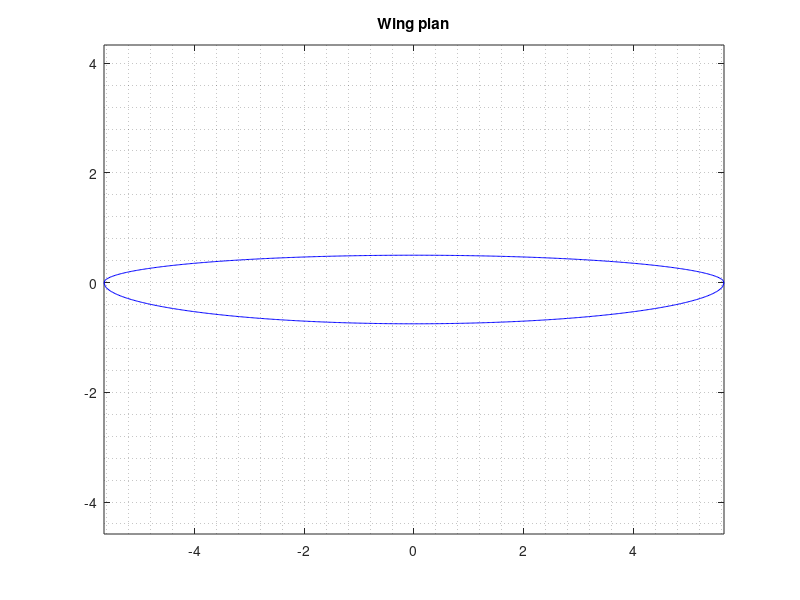

MATLAB code to generate this figure: (Note: this script raises an error after producing the figure.)
clc
clear all
close all

%% general settings

%plots parameters
N_plot=500;
Rett_calc=false;
Ellisse_calc=true;

if Rett_calc
    %% ALA RETTANGOLARE Cessna 172 SETTINGS
    %general settings
    geom_plots=false;
    distribution_plots=true;
    alfa_plots=false;
  
    
    %field parameters
    Rett.field.Uinf=51; % [m/s]
    Rett.field.rho=1.225; % [kg/m^2]
    
    % Wing parameters
    Rett.wing.b=20; %apertura alare [m]
    
    
    
    Rett.wing.cl_a = 6; %cl derivato alpha del profilo alare (penso debba dipendere da z pure lui ma ok) [1/rad]
    Rett.wing.alfa_g = @(z) deg2rad(0);
    Rett.wing.alfa_0 = @(z) deg2rad(-1);
    
    %corda in funzione dell'apertura [m]
    % M=2; %corda massima
    % par_wing.c = @(z) (-M*4/par_wing.b^2)*z.^2 + M ;  %ALA PARABOLICA
    
    Rett.wing.c =@(z)  2.6667; %ALA RETTANGOLARE, corda di 1.47 per il Cessna
    
    Rett.wing.S=Rett.wing.b*Rett.wing.c(1); %sup alare [m^2] %16.2 Cessna 172, [modifica il Cl ma non la portanza]
    Rett.wing.AR=Rett.wing.b^2/Rett.wing.S;
    %% Singola configurazione di volo CESSNA 172
    [Rett.Cl, Rett.L_cl, Rett.L_circ, Rett.Gamma, Rett.Cdi] = single_attitude(Rett.wing,Rett.field,N_plot,distribution_plots);
    
    %% calcolo dei plot rispetto ad alfa (CESSNA 172)
    
    [Rett.Cl_alfa , Rett.L_cl_alfa , Rett.L_circ_alfa , Rett.alfa_v] = alpha_plots(Rett.wing,Rett.field,-5,12);
    
    if alfa_plots
        figure()
        plot(Rett.alfa_v,Rett.Cl_alfa)
        title('Cl con alfa')
        grid('minor')
        
        figure()
        hold on
        plot(Rett.alfa_v,Rett.L_cl_alfa)
        plot(Rett.alfa_v,Rett.L_circ_alfa)
        legend('L_{cl}','L_{circ}')
        
        grid('minor')
        title('Confronto portanze con alfa')
    end

end

if Ellisse_calc

    %% ALA ELLITTICA  SETTINGS
    %general settings
    geom_plots=true;
    distribution_plots=true;
    alfa_plots=false;
    
    
    %field parameters
    Ellisse.field.Uinf=51; % [m/s]
    Ellisse.field.rho=1.225; % [kg/m^2]
    
    
    % Wing parameters
    Ellisse.wing.b= 11.3030; %apertura alare [m]
    Ellisse.a=Ellisse.wing.b/2; %semiasse maggiore
    Ellisse.b=1; %semiasse minore
    
   
    Ellisse.wing.S=pi*Ellisse.a*Ellisse.b; %sup alare [m^2] area ellisse
    Ellisse.wing.AR=Ellisse.wing.b^2 / Ellisse.wing.S;
    Ellisse.wing.LAR=1.5; %rapporto longitudinale tra l'ellisse d'uscita e quello d'attacco
    Ellisse.wing.c1=1; %corda composta dall'ellisse d'attacco
    Ellisse.wing.c =@(z) Ellisse.wing.c1*(1 + Ellisse.wing.LAR)*sqrt( Ellisse.b^2 - (z.^2/Ellisse.a^2 * Ellisse.b^2) ); 

    Ellisse.wing.cl_a = 6; %cl derivato alpha del profilo alare (penso debba dipendere da z pure lui ma ok) [1/rad]
    Ellisse.wing.alfa_g = @(z) deg2rad(2);
    Ellisse.wing.alfa_0 = @(z) deg2rad(-1);


   %% Geometry plots
    if geom_plots
        zplot=linspace(-Ellisse.wing.b/2,Ellisse.wing.b/2,500);
        
        figure()
        
        plot(zplot,Ellisse.wing.c(zplot)/(2*Ellisse.wing.c(0)),"Color",'b')
        title('Wing plan')
        hold on
        axis equal
        plot(zplot,-Ellisse.wing.LAR*Ellisse.wing.c(zplot)/(2*Ellisse.wing.c(0)),"Color",'b')
        grid('minor')
      

%         dim=[0.2, 0.25, 0.1, 0.1];
%         annotation('textbox',dim,'String',S_leg,'FitBoxToText','on');
        
        
        
    end
    
    %% Singola configurazione di volo ELLISSE
    [Ellisse.Cl, Ellisse.L_cl, Ellisse.L_circ, Ellisse.Gamma, Ellisse.Cdi, Ellisse.Di] = single_attitude(Ellisse.wing,Ellisse.field,N_plot,distribution_plots);
    
    %% calcolo dei plot rispetto ad alfa ELLISSE
    
    [Ellisse.Cl_alfa , Ellisse.L_cl_alfa , Ellisse.L_circ_alfa , Ellisse.alfa_v] = alpha_plots(Ellisse.wing,Ellisse.field,-5,12);
    
    if alfa_plots
        figure()
        plot(Ellisse.alfa_v,Ellisse.Cl_alfa)
        title('Cl con alfa')
        grid('minor')
        
        figure()
        hold on
        plot(Ellisse.alfa_v,Ellisse.L_cl_alfa)
        plot(Ellisse.alfa_v,Ellisse.L_circ_alfa)
        legend('L_{cl}','L_{circ}')
        
        grid('minor')
        title('Confronto portanze con alfa')
    end

end